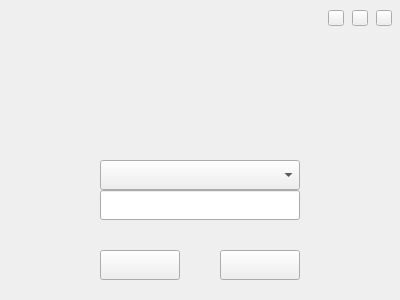
<?xml version="1.0" encoding="UTF-8"?>
<ui version="4.0">
 <class>CLoginWidget</class>
 <widget class="QWidget" name="CLoginWidget">
  <property name="geometry">
   <rect>
    <x>0</x>
    <y>0</y>
    <width>400</width>
    <height>300</height>
   </rect>
  </property>
  <property name="windowTitle">
   <string>Form</string>
  </property>
  <widget class="QStackedWidget" name="CStackedWidget">
   <property name="geometry">
    <rect>
     <x>0</x>
     <y>0</y>
     <width>400</width>
     <height>300</height>
    </rect>
   </property>
   <property name="currentIndex">
    <number>1</number>
   </property>
   <widget class="QWidget" name="CLoginInfoWidget">
    <widget class="QLabel" name="CLblBackgroundUp_Login">
     <property name="geometry">
      <rect>
       <x>0</x>
       <y>0</y>
       <width>400</width>
       <height>150</height>
      </rect>
     </property>
     <property name="text">
      <string/>
     </property>
    </widget>
    <widget class="QLabel" name="CLblBackgroundDown_Login">
     <property name="geometry">
      <rect>
       <x>0</x>
       <y>150</y>
       <width>400</width>
       <height>150</height>
      </rect>
     </property>
     <property name="text">
      <string/>
     </property>
    </widget>
    <widget class="QPushButton" name="CBtnClose_Login">
     <property name="geometry">
      <rect>
       <x>376</x>
       <y>10</y>
       <width>16</width>
       <height>16</height>
      </rect>
     </property>
     <property name="text">
      <string/>
     </property>
    </widget>
    <widget class="QPushButton" name="CBtnLogin_Login">
     <property name="geometry">
      <rect>
       <x>100</x>
       <y>250</y>
       <width>200</width>
       <height>30</height>
      </rect>
     </property>
     <property name="text">
      <string/>
     </property>
    </widget>
    <widget class="QPushButton" name="CBtnMinimum_Login">
     <property name="geometry">
      <rect>
       <x>352</x>
       <y>10</y>
       <width>16</width>
       <height>16</height>
      </rect>
     </property>
     <property name="text">
      <string/>
     </property>
    </widget>
    <widget class="QPushButton" name="CBtnSwitch_Login">
     <property name="geometry">
      <rect>
       <x>328</x>
       <y>10</y>
       <width>16</width>
       <height>16</height>
      </rect>
     </property>
     <property name="text">
      <string/>
     </property>
    </widget>
    <widget class="QCheckBox" name="CChkAutoLogin_Login">
     <property name="geometry">
      <rect>
       <x>200</x>
       <y>220</y>
       <width>100</width>
       <height>30</height>
      </rect>
     </property>
     <property name="text">
      <string/>
     </property>
    </widget>
    <widget class="QCheckBox" name="CChkRememberPasswd_Login">
     <property name="geometry">
      <rect>
       <x>100</x>
       <y>220</y>
       <width>100</width>
       <height>30</height>
      </rect>
     </property>
     <property name="text">
      <string/>
     </property>
    </widget>
    <widget class="QComboBox" name="CCmbUser_Login">
     <property name="geometry">
      <rect>
       <x>100</x>
       <y>160</y>
       <width>200</width>
       <height>30</height>
      </rect>
     </property>
    </widget>
    <widget class="QLabel" name="CLblPasswd_Login">
     <property name="geometry">
      <rect>
       <x>20</x>
       <y>190</y>
       <width>70</width>
       <height>30</height>
      </rect>
     </property>
     <property name="text">
      <string/>
     </property>
    </widget>
    <widget class="QLabel" name="CLblUser_Login">
     <property name="geometry">
      <rect>
       <x>20</x>
       <y>160</y>
       <width>70</width>
       <height>30</height>
      </rect>
     </property>
     <property name="text">
      <string/>
     </property>
    </widget>
    <widget class="QLineEdit" name="CLedPasswd_Login">
     <property name="geometry">
      <rect>
       <x>100</x>
       <y>190</y>
       <width>200</width>
       <height>30</height>
      </rect>
     </property>
    </widget>
    <widget class="QPushButton" name="CBtnRegistAccount_Login">
     <property name="geometry">
      <rect>
       <x>310</x>
       <y>160</y>
       <width>70</width>
       <height>30</height>
      </rect>
     </property>
     <property name="text">
      <string/>
     </property>
    </widget>
    <widget class="QPushButton" name="CBtnModifyPasswd_Login">
     <property name="geometry">
      <rect>
       <x>310</x>
       <y>190</y>
       <width>70</width>
       <height>30</height>
      </rect>
     </property>
     <property name="text">
      <string/>
     </property>
    </widget>
   </widget>
   <widget class="QWidget" name="CServerInfoWidget">
    <widget class="QPushButton" name="CBtnCancel_Server">
     <property name="geometry">
      <rect>
       <x>220</x>
       <y>250</y>
       <width>80</width>
       <height>30</height>
      </rect>
     </property>
     <property name="text">
      <string/>
     </property>
    </widget>
    <widget class="QPushButton" name="CBtnClose_Server">
     <property name="geometry">
      <rect>
       <x>376</x>
       <y>10</y>
       <width>16</width>
       <height>16</height>
      </rect>
     </property>
     <property name="text">
      <string/>
     </property>
    </widget>
    <widget class="QPushButton" name="CBtnConnect_Server">
     <property name="geometry">
      <rect>
       <x>100</x>
       <y>250</y>
       <width>80</width>
       <height>30</height>
      </rect>
     </property>
     <property name="text">
      <string/>
     </property>
    </widget>
    <widget class="QPushButton" name="CBtnMinimum_Server">
     <property name="geometry">
      <rect>
       <x>352</x>
       <y>10</y>
       <width>16</width>
       <height>16</height>
      </rect>
     </property>
     <property name="text">
      <string/>
     </property>
    </widget>
    <widget class="QPushButton" name="CBtnSwitch_Server">
     <property name="geometry">
      <rect>
       <x>328</x>
       <y>10</y>
       <width>16</width>
       <height>16</height>
      </rect>
     </property>
     <property name="text">
      <string/>
     </property>
    </widget>
    <widget class="QComboBox" name="CCmbIp_Server">
     <property name="geometry">
      <rect>
       <x>100</x>
       <y>160</y>
       <width>200</width>
       <height>30</height>
      </rect>
     </property>
    </widget>
    <widget class="QLabel" name="CLblBackgroundDown_Server">
     <property name="geometry">
      <rect>
       <x>0</x>
       <y>150</y>
       <width>400</width>
       <height>150</height>
      </rect>
     </property>
     <property name="text">
      <string/>
     </property>
    </widget>
    <widget class="QLabel" name="CLblBackgroundUp_Server">
     <property name="geometry">
      <rect>
       <x>0</x>
       <y>0</y>
       <width>400</width>
       <height>150</height>
      </rect>
     </property>
     <property name="text">
      <string/>
     </property>
    </widget>
    <widget class="QLabel" name="CLblIp_Server">
     <property name="geometry">
      <rect>
       <x>20</x>
       <y>160</y>
       <width>70</width>
       <height>30</height>
      </rect>
     </property>
     <property name="text">
      <string/>
     </property>
    </widget>
    <widget class="QLabel" name="CLblPort_Server">
     <property name="geometry">
      <rect>
       <x>20</x>
       <y>190</y>
       <width>70</width>
       <height>30</height>
      </rect>
     </property>
     <property name="text">
      <string/>
     </property>
    </widget>
    <widget class="QLineEdit" name="CLedPort_Server">
     <property name="geometry">
      <rect>
       <x>100</x>
       <y>190</y>
       <width>200</width>
       <height>30</height>
      </rect>
     </property>
    </widget>
    <widget class="QLabel" name="CLblIpError_Server">
     <property name="geometry">
      <rect>
       <x>300</x>
       <y>160</y>
       <width>90</width>
       <height>30</height>
      </rect>
     </property>
     <property name="text">
      <string/>
     </property>
    </widget>
    <zorder>CLblBackgroundUp_Server</zorder>
    <zorder>CLblBackgroundDown_Server</zorder>
    <zorder>CBtnCancel_Server</zorder>
    <zorder>CBtnClose_Server</zorder>
    <zorder>CBtnConnect_Server</zorder>
    <zorder>CBtnMinimum_Server</zorder>
    <zorder>CBtnSwitch_Server</zorder>
    <zorder>CCmbIp_Server</zorder>
    <zorder>CLblIp_Server</zorder>
    <zorder>CLblPort_Server</zorder>
    <zorder>CLedPort_Server</zorder>
    <zorder>CLblIpError_Server</zorder>
   </widget>
  </widget>
 </widget>
 <resources/>
 <connections/>
</ui>
